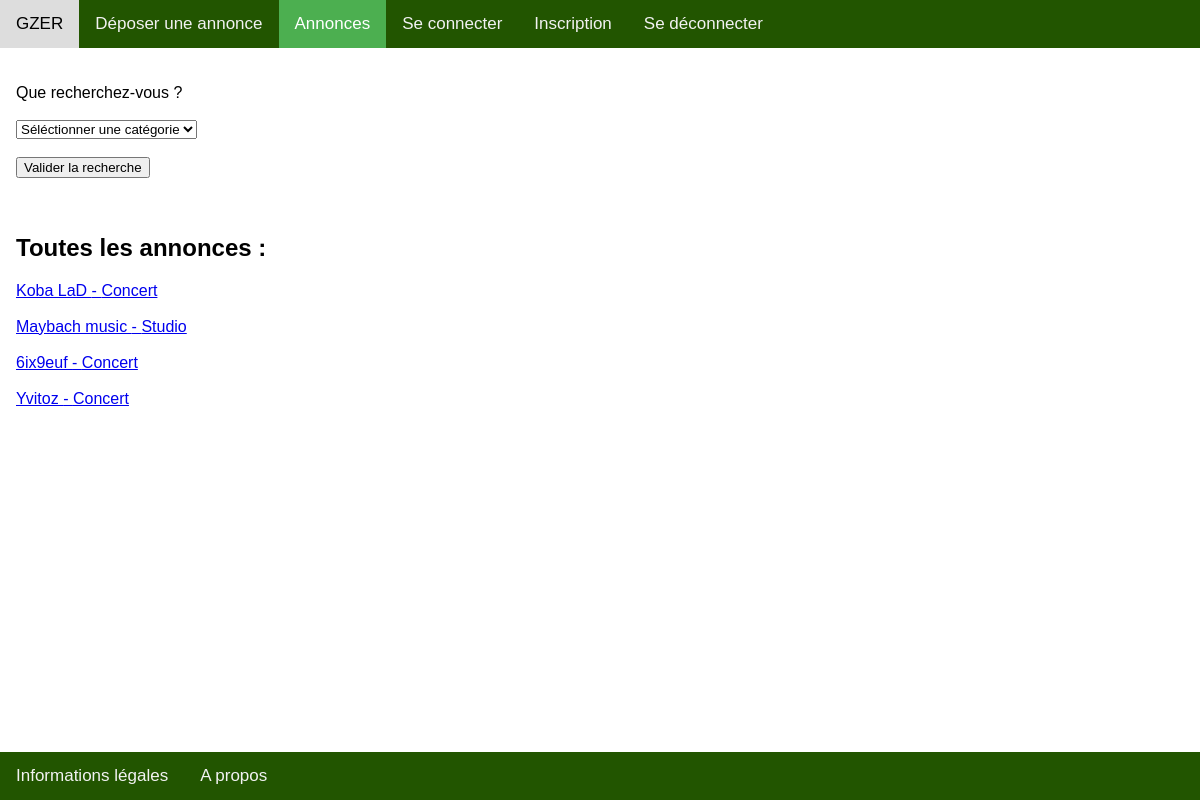
Screenshot of /controler/main.ctrl.php?style=Rap with the database file from the repository.
### tables this page shows
CREATE TABLE annonces (
  numA INTEGER,
  titreA STRING,
  prixA INTEGER,
  localisationA STRING,
  auteurA STRING,
  dateA date,
  categorieA STRING,
  styleA STRING
);

### controler/annonces.ctrl.php (called while the page is built)
<?php
require_once('../model/Annonce.class.php');
require_once('../model/GzerDAO.class.php');
if (isset($_GET['categorie'])) {
  $categorie = $_GET['categorie'];
} else {
  $categorie = '';
}
if (isset($_GET['quartier'])) {
  $quartier = $_GET['quartier'];
} else {
  $quartier = '';
}
  if (isset($categorie) && $categorie != '') {
    $config = parse_ini_file('../config/config.ini');
    $DAO = new GzerDAO($config['database_path']);
    $annoncesCat = $DAO->getAnnoncesParCategorie($categorie);
  } else if (isset($style) && $style != ''){
    $config = parse_ini_file('../config/config.ini');
    $DAO = new GzerDAO($config['database_path']);
    $annoncesStyle = $DAO->getAnnoncesParStyle($style);
  } else if (isset($materiel) && $materiel != '') {
    $config = parse_ini_file('../config/config.ini');
    $DAO = new GzerDAO($config['database_path']);
    $annoncesCat = $DAO->getAnnoncesParCategorie($materiel);
  } else if (isset($quartier) && $quartier != '') {
    $config = parse_ini_file('../config/config.ini');
    $DAO = new GzerDAO($config['database_path']);
    $annoncesQuart = $DAO->getAnnoncesParQuartier($quartier);
  } else {
    $config = parse_ini_file('../config/config.ini');
    $DAO = new GzerDAO($config['database_path']);
    $annonces = $DAO->getAnnonces();
  }
include('../view/annonces.view.php');
?>

### model/GzerDAO.class.php (called while the page is built, shortened)
<?php
class GzerDAO {
  private $db;
  function __construct($path) {
    $database = 'sqlite:'.$path.'/gzer.db';
    try {
      $this->db = new PDO($database);
    }
    catch (PDOException $e){
      die("erreur de connexion:".$e->getMessage());
    }
  }
  public function getDb(){
    return $this->db;
  }
  public function getAnnoncesParStyle(string $style):array{
    $req = "SELECT * FROM annonces WHERE styleA = '$style'";
    $st = $this->getDb()->query($req);
    $result=$st->fetchAll(PDO::FETCH_CLASS, 'Annonce');
    return $result;
  }
}
?>

### model/Annonce.class.php (called while the page is built, shortened)
<?php
class Annonce {
  private $numA;
  private $titreA;
  private $auteurA;
  public function getNumA() {
    return $this->numA;
  }
  public function getTitreA() {
    return $this->titreA;
  }
  public function getAuteurA() {
    return $this->auteurA;
  }
}
?>

### view/annonces.view.php (the view, shortened to what this page needs)
<!DOCTYPE html>
<html lang="en" dir="ltr">
<head>
  <link rel="stylesheet" href="../view/css/deposer_annonce.view.styles.css" />
</head>
<body>
  <div class="topnav">
    <a href="../controler/main.ctrl.php">GZER</a>
    <a href="../controler/deposer_annonce.ctrl.php">Déposer une annonce</a>
    <a class="active" href="../controler/annonces.ctrl.php">Annonces</a>
    <a href="../controler/seconnecter.ctrl.php">Se connecter</a>
    <a href="../controler/inscription.ctrl.php">Inscription</a>
    <a href="../controler/deconnexion.ctrl.php">Se déconnecter</a>
  </div>
  <div class="navbar">
    <a href="../view/infos.view.php">Informations légales</a>
    <a href="../view/a_propos.view.php">A propos</a>
  </div>
  <div id=container style="padding-left:16px">
    <br><br>
    Que recherchez-vous ?
    <br><br>
    <form action="annonces.ctrl.php">
      <select id="categorie" name="categorie">
        <option value="" selected>Séléctionner une catégorie</option>
      </select>
      <br><br>
      <input type="submit" value="Valider la recherche">
    </form>
    <br><br>
    <h2>Toutes les annonces : <?= $categorie ?>  <?= $quartier ?></h2>
    <?php if(isset($annoncesStyle)) {foreach ($annoncesStyle as $annonceStyle) { ?>
      <a href="../controler/annonce.ctrl.php?numA=<?= $annonceStyle->getNumA() ?>"><?= $annonceStyle->getAuteurA() ?> - <?= $annonceStyle->getTitreA() ?></a>
      <br><br>
    <?php } } ?>
  </div>
  </body>
  </html>

### view/css/deposer_annonce.view.styles.css (style rules this page uses)
body { margin: 0; font-family: Arial, Helvetica, sans-serif; }
.topnav { overflow: hidden; background-color: #250; }
.topnav a { float: left; color: #f2f2f2; text-align: center; padding: 14px 16px; text-decoration: none; font-size: 17px; }
.topnav a.active { background-color: #4CAF50; color: white; }
.navbar { overflow: hidden; background-color: #250; position: fixed; bottom: 0; width: 100%; }
.navbar a { float: left; display: block; color: #f2f2f2; text-align: center; padding: 14px 16px; text-decoration: none; font-size: 17px; }
#container { overflow:auto; }

### rows the page displays
annonces: auteurA "Koba LaD", titreA "Concert"
annonces: auteurA "Maybach music", titreA "Studio"
annonces: auteurA "6ix9euf", titreA "Concert"
annonces: auteurA "Yvitoz", titreA "Concert"
